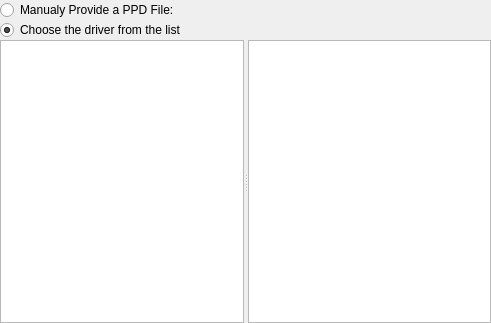
<?xml version="1.0" encoding="UTF-8"?>
<ui version="4.0">
 <class>SelectMakeModel</class>
 <widget class="QWidget" name="SelectMakeModel">
  <property name="geometry">
   <rect>
    <x>0</x>
    <y>0</y>
    <width>491</width>
    <height>323</height>
   </rect>
  </property>
  <property name="windowTitle">
   <string>Select a Driver</string>
  </property>
  <layout class="QGridLayout" name="gridLayout">
   <property name="sizeConstraint">
    <enum>QLayout::SetNoConstraint</enum>
   </property>
   <property name="verticalSpacing">
    <number>0</number>
   </property>
   <property name="margin">
    <number>0</number>
   </property>
   <item row="5" column="0" colspan="2">
    <widget class="QSplitter" name="splitter">
     <property name="sizePolicy">
      <sizepolicy hsizetype="Expanding" vsizetype="Expanding">
       <horstretch>0</horstretch>
       <verstretch>0</verstretch>
      </sizepolicy>
     </property>
     <property name="orientation">
      <enum>Qt::Horizontal</enum>
     </property>
     <widget class="QListView" name="makeView"/>
     <widget class="QListView" name="ppdsLV">
      <property name="editTriggers">
       <set>QAbstractItemView::NoEditTriggers</set>
      </property>
     </widget>
    </widget>
   </item>
   <item row="0" column="0">
    <widget class="QRadioButton" name="radioButton">
     <property name="text">
      <string>Manualy Provide a PPD File:</string>
     </property>
    </widget>
   </item>
   <item row="0" column="1">
    <widget class="KUrlRequester" name="kurlrequester">
     <property name="enabled">
      <bool>false</bool>
     </property>
     <property name="sizePolicy">
      <sizepolicy hsizetype="Expanding" vsizetype="Fixed">
       <horstretch>0</horstretch>
       <verstretch>0</verstretch>
      </sizepolicy>
     </property>
    </widget>
   </item>
   <item row="3" column="0" colspan="2">
    <widget class="QRadioButton" name="radioButton_2">
     <property name="text">
      <string>Choose the driver from the list</string>
     </property>
     <property name="checked">
      <bool>true</bool>
     </property>
    </widget>
   </item>
  </layout>
 </widget>
 <customwidgets>
  <customwidget>
   <class>KUrlRequester</class>
   <extends>QFrame</extends>
   <header>kurlrequester.h</header>
  </customwidget>
 </customwidgets>
 <resources/>
 <connections>
  <connection>
   <sender>radioButton</sender>
   <signal>toggled(bool)</signal>
   <receiver>kurlrequester</receiver>
   <slot>setEnabled(bool)</slot>
   <hints>
    <hint type="sourcelabel">
     <x>134</x>
     <y>9</y>
    </hint>
    <hint type="destinationlabel">
     <x>218</x>
     <y>11</y>
    </hint>
   </hints>
  </connection>
  <connection>
   <sender>radioButton_2</sender>
   <signal>toggled(bool)</signal>
   <receiver>splitter</receiver>
   <slot>setEnabled(bool)</slot>
   <hints>
    <hint type="sourcelabel">
     <x>117</x>
     <y>33</y>
    </hint>
    <hint type="destinationlabel">
     <x>246</x>
     <y>68</y>
    </hint>
   </hints>
  </connection>
  <connection>
   <sender>radioButton</sender>
   <signal>clicked()</signal>
   <receiver>kurlrequester</receiver>
   <slot>setFocus()</slot>
   <hints>
    <hint type="sourcelabel">
     <x>78</x>
     <y>8</y>
    </hint>
    <hint type="destinationlabel">
     <x>326</x>
     <y>13</y>
    </hint>
   </hints>
  </connection>
 </connections>
</ui>
